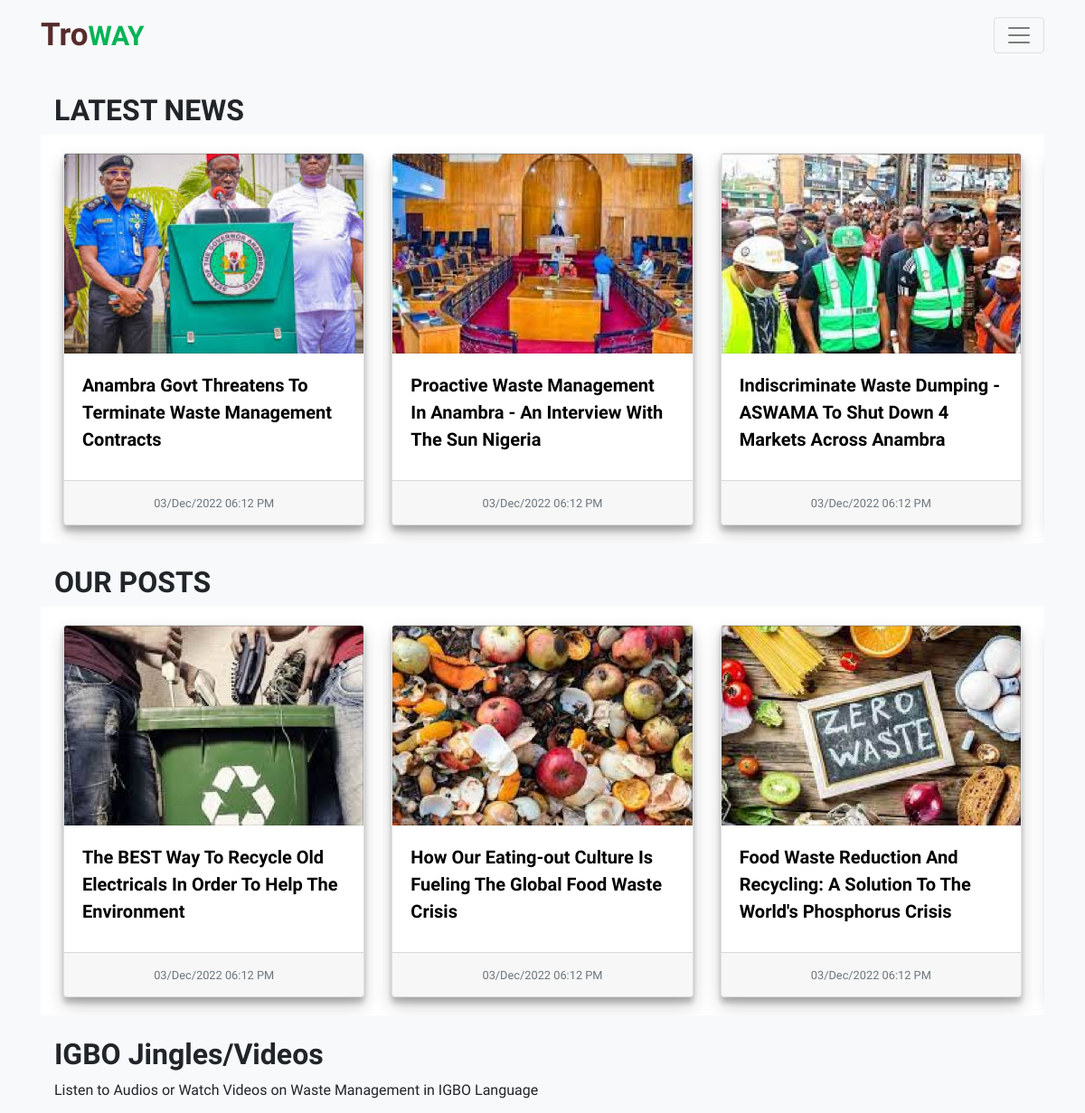
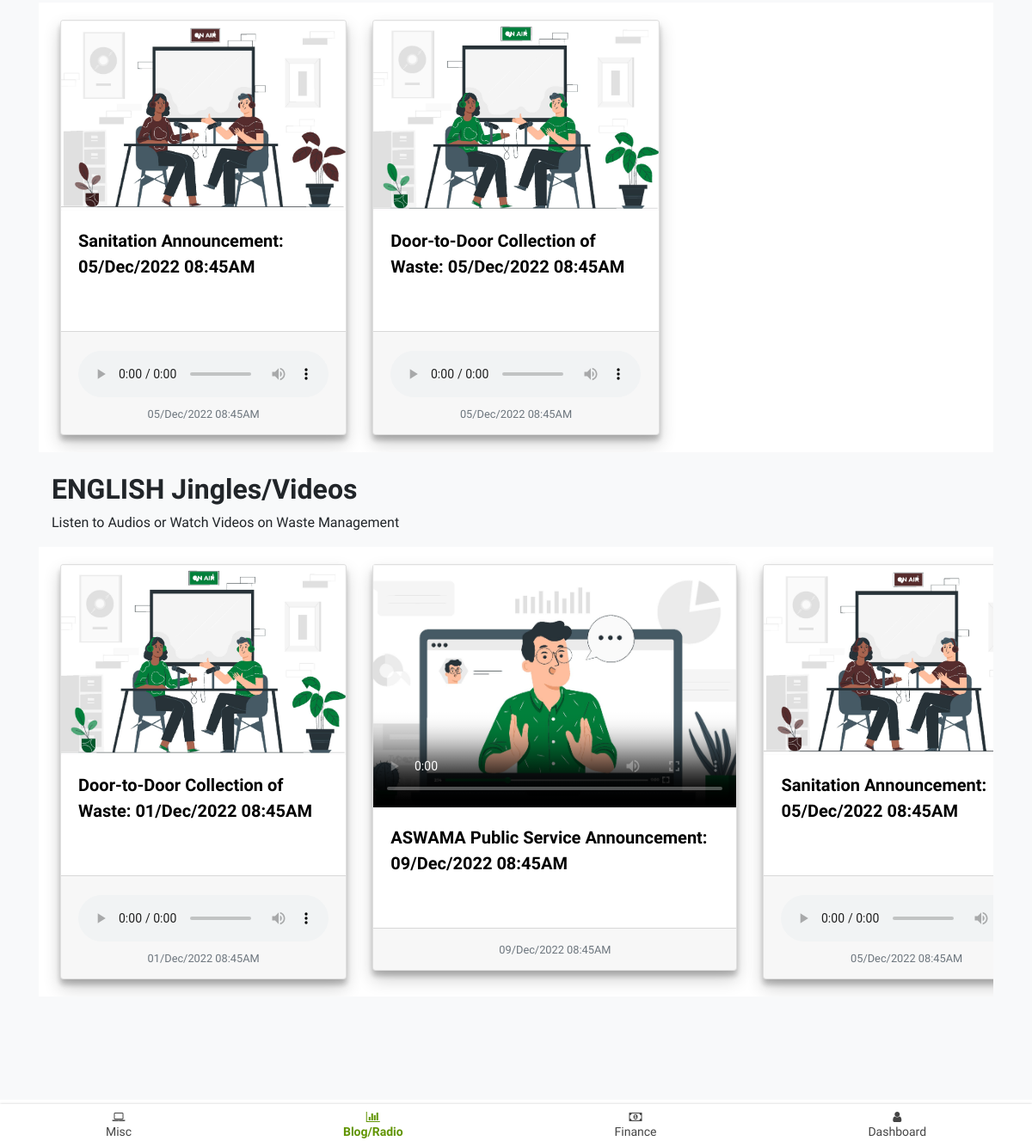
Screenshot of /blog.php with the database file from the repository (2 pictures, top to bottom).
### tables this page shows
CREATE TABLE `posts` (
  `id` int(11) NOT NULL,
  `title` varchar(200) NOT NULL,
  `content` longtext NOT NULL,
  `description` varchar(100) NOT NULL,
  `author_id` int(11) NOT NULL,
  `created_at` datetime NOT NULL DEFAULT current_timestamp(),
  `views` int(11) NOT NULL DEFAULT 0,
  `updated_at` datetime NOT NULL DEFAULT current_timestamp(),
  `image` varchar(100) NOT NULL,
  `categories_id_list` varchar(100) DEFAULT NULL,
  `subcategories_id_list` varchar(100) DEFAULT NULL,
  `tags` varchar(250) NOT NULL,
  `isPublished` tinyint(1) NOT NULL
);

### blog.php (the view, shortened to what this page needs)
<?php
	include 'includes/session.php';
?>
<!DOCTYPE html>
<html lang="en">
<head>
	<link rel="stylesheet" href="css/main.css">
	<link rel="stylesheet" href="plugins/bootstrap-4.0.0-dist/css/bootstrap.min.css">
	<link rel="stylesheet" href="plugins/font-awesome/css/font-awesome.min.css">
</head>
<body>
<?php
        $conn = $pdo->open();
        try{
			$stmt = $conn->prepare("SELECT * from posts WHERE isPublished = 1 AND categories_id_list = 1 order by created_at DESC LIMIT 8");
			$stmt->execute();
              $news_posts = $stmt->fetchAll();
          }
          catch(PDOException $e){
              echo "There was a problem while trying to obtain news posts: ".$e->getMessage();
          }
        try{
			$stmt = $conn->prepare("SELECT * from posts WHERE isPublished = 1 AND categories_id_list = 2 order by created_at DESC LIMIT 8");
			$stmt->execute();
			$blog_posts = $stmt->fetchAll();
		}
		catch(PDOException $e){
			echo "There was a problem while trying to obtain blog posts: ".$e->getMessage();
		}
?>
	<div class="wrapper bg-light">
		<?php include 'includes/navbar.php'; ?>
		<div class="content-wrapper">
			<div class="container">
					<section id="news-section">
					<div class="container" data-aos="fade-up">
						<h2><strong>LATEST NEWS</strong></h2>
						<div class="scroll-horizontal row  flex-nowrap ">
							<?php
								$news_posts = $_SESSION['news_posts'];
								foreach ($news_posts as $j) {
									echo
										'
											<div class="col-10 col-md-6 col-lg-4">
												<div class="card">
													<img class="card-img-top" src="images/posts/'.$j["image"].'.jpg" alt="Card image cap">
													<div class="card-body">
														<a href="./read?id='.$j["id"].'" class="card-title">'.ucwords($j["title"]).'</a>
													</div>
													<div class="card-footer">
													<small class="text-muted">'.date_format(date_create($j['updated_at']),'d/M/Y h:i A').'</small>
													</div>
												</div>
											</div>
										';
								}
							?>
						</div>
					</div>
				</section> <br/>
				<section id="blog-section">
					<div class="container" data-aos="fade-up">
						<h2><strong>OUR POSTS</strong></h2>
						<div class="scroll-horizontal row  flex-nowrap ">
							<?php
								$blog_posts = $_SESSION['blog_posts'];
								foreach ($blog_posts as $j) {
									echo
										'
										<div class="col-10 col-md-6 col-lg-4">
												<div class="card">
													<img class="card-img-top" src="images/posts/'.$j["image"].'.jpg" alt="Card image cap">
													<div class="card-body">
														<a href="./read?id='.$j["id"].'" class="card-title">'.ucwords($j["title"]).'</a>
													</div>
													<div class="card-footer">
													<small class="text-muted">'.date_format(date_create($j['updated_at']),'d/M/Y h:i A').'</small>
													</div>
												</div>
											</div>
										';
								}
							?>
						</div>
					</div>
				</section> <br/>
				<section id="igbo-radio-section">
					<div class="container" data-aos="fade-up">
						<h2><strong>IGBO Jingles/Videos</strong></h2>
						<p>Listen to Audios or Watch Videos on Waste Management in IGBO Language</p>
						<div class="scroll-horizontal row  flex-nowrap ">
							<div class="col-10 col-md-6 col-lg-4">
								<div class="card">
									<img class="card-img-top" src="images/podcast.jpg" alt="">
									<div class="card-body">
										<div class="card-title">Sanitation Announcement: 05/Dec/2022 08:45AM</div>
									</div>
									<div class="card-footer">
										<audio controls style="width: 100%; margin-top: 10px;">
											<source src="audios/sani_igbo2.mp3" type="audio/mp3">
										</audio>
										<small class="text-muted">05/Dec/2022 08:45AM</small>
									</div>
								</div>
							</div>
							<div class="col-10 col-md-6 col-lg-4">
								<div class="card">
									<img class="card-img-top " src="images/podcast2.jpg" alt="">
									<div class="card-body">
										<div class="card-title">Door-to-Door Collection of Waste: 05/Dec/2022 08:45AM</div>
									</div>
									<div class="card-footer">
										<audio controls style="width: 100%; margin-top: 10px;">
											<source src="audios/d2d_igbo.mp3" type="audio/mp3">
										</audio>
										<small class="text-muted">05/Dec/2022 08:45AM</small>
									</div>
								</div>
							</div>
						</div>
					</div>
				</section> <br/>
				<section id="english-radio-section">
					<div class="container" data-aos="fade-up">
						<h2><strong>ENGLISH Jingles/Videos</strong></h2>
						<p>Listen to Audios or Watch Videos on Waste Management</p>
						<div class="scroll-horizontal row  flex-nowrap ">
							<div class="col-10 col-md-6 col-lg-4">
								<div class="card">
									<img class="card-img-top " src="images/podcast2.jpg" alt="">
									<div class="card-body">
										<div class="card-title">Door-to-Door Collection of Waste: 01/Dec/2022 08:45AM</div>
									</div>
									<div class="card-footer">
										<audio controls style="width: 100%; margin-top: 10px;">
											<source src="audios/d2d_eng.mp3" type="audio/mp3">
										</audio>
										<small class="text-muted">01/Dec/2022 08:45AM</small>
									</div>
								</div>
							</div>
							<div class="col-12 col-md-7 col-lg-5">
								<div class="card">
									<video width="100%" controls  poster="images/video.jpg">
										<source src="videos/sani_eng.m4v" type="video/mp4">
									</video>
									<div class="card-body">
										<div class="card-title">ASWAMA Public Service Announcement: 09/Dec/2022 08:45AM</div>
									</div>
									<div class="card-footer">
										<small class="text-muted">09/Dec/2022 08:45AM</small>
									</div>
								</div>
							</div>
							<div class="col-10 col-md-6 col-lg-4">
								<div class="card">
									<img class="card-img-top" src="images/podcast.jpg" alt="">
									<div class="card-body">
										<div class="card-title">Sanitation Announcement: 05/Dec/2022 08:45AM</div>
									</div>
									<div class="card-footer">
										<audio controls style="width: 100%; margin-top: 10px;">
											<source src="audios/sani_eng2.mp3" type="audio/mp3">
										</audio>
										<small class="text-muted">05/Dec/2022 08:45AM</small>
									</div>
								</div>
							</div>
						</div>
					</div>
				</section> <br/> <br/> <br/> <br/> <br/>
			</div>
		</div>
	</div>
	<?php include 'bottom_nav/bottom_nav-blog.php'; ?>
</body>
</html>

### includes/navbar.php (shortened to what this page needs)
<header class="main-header sticky-top">
  <nav class="navbar navbar-light bg-light sticky-top">
    <div class="container">
        <a class="navbar-brand" href="./"><strong style="color: #562C2C; font-size: 35px;" >Tro</strong><strong style="color: rgb(0, 180, 85); font-size: 30px;">WAY</strong></a>
        <button class="navbar-toggler" type="button" data-toggle="collapse" data-target="#navbarSupportedContent" aria-controls="navbarSupportedContent" aria-expanded="false" aria-label="Toggle navigation">
          <span class="navbar-toggler-icon"></span>
        </button>
    </div>
  </nav>
</header>
<br/>

### bottom_nav/bottom_nav-blog.php (shortened to what this page needs)
<!DOCTYPE html>
<html lang="en">
<head>
    <link rel="stylesheet" href="../css/bottom_nav.css">
    <link rel="stylesheet" href="css/bottom_nav.css">
    <link rel="stylesheet" href="../css/main.css">
    <link rel="stylesheet" href="../plugins/font-awesome/css/font-awesome.min.css">
    <link rel="stylesheet" href="plugins/font-awesome/css/font-awesome.min.css">
</head>
<body>
    <nav class="navB">
        <a href="./" class="nav-linkB ">
            <i class="fa fa-laptop nav-iconB"></i>
            <span class="nav-textB">Misc</span>
        </a>
        <a href="blog" class="nav-linkB link-activeB">
            <i class="fa fa-bar-chart-o nav-iconB"></i>
            <span class="nav-textB">Blog/Radio</span>
        </a>
        <a href="finance" class="nav-linkB">
            <i class="fa fa-money nav-iconB"></i>
            <span class="nav-textB">Finance</span>
        </a>
        <a href="dashboard" class="nav-linkB">
            <i class="fa fa-user nav-iconB"></i>
            <span class="nav-textB">Dashboard</span>
        </a>
    </nav>
</body>
</html>

### css/main.css (style rules this page uses)
body { font-family: 'Titillium Web', sans-serif !important; }

### css/bottom_nav.css (style rules this page uses)
body { margin: 0 0 55px 0; }
.navB { position: fixed; bottom: 0px; width: 100%; height: 50px; box-shadow: 0 0 3px rgba(0,0,0,0.2); background-color: #fff; overflow-x: auto; overflow-y: hidden; display: flex; }
.nav-linkB { display: flex; flex-direction: column; align-items: center; justify-content: center; flex-grow: 1; min-width: 20px; overflow: hidden; white-space: nowrap; font-size: 14px; color: #444444; text-decoration: none; -webkit-tap-highlight-color: transparent; transition: background-color 0.1s ease-in-out; margin: 0px; }
.link-activeB { color: rgb(96, 148, 0); font-weight: bolder; }

### blog.php (style rules this page uses)
.scroll-horizontal { background-color: white; overflow: auto; overflow-y: hidden; padding: 20px 10px; }
.card-body { height: 140px; -webkit-mask-image: linear-gradient(180deg, #000 80%, transparent); }
.card { box-shadow: rgba(0, 0, 0, 0.19) 0px 10px 20px, rgba(0, 0, 0, 0.23) 0px 6px 6px; }
.card-title { color: black; text-decoration: none; font-weight: bold; font-size: 20px; }
.card-footer { color: rgb(0, 180, 85); justify-content: center; text-align: center; }

### rows the page displays
posts: image (picture), title "Anambra Govt Threatens To Terminate Waste Management Contracts", updated_at "03/Dec/2022 06:12 PM"
posts: image (picture), title "Proactive Waste Management In Anambra - An Interview With The Sun Nigeria", updated_at "03/Dec/2022 06:12 PM"
posts: image (picture), title "Indiscriminate Waste Dumping - ASWAMA To Shut Down 4 Markets Across Anambra", updated_at "03/Dec/2022 06:12 PM"
posts: image (picture), title "The BEST Way To Recycle Old Electricals In Order To Help The Environment", updated_at "03/Dec/2022 06:12 PM"
posts: image (picture), title "How Our Eating-out Culture Is Fueling The Global Food Waste Crisis", updated_at "03/Dec/2022 06:12 PM"
posts: image (picture), title "Food Waste Reduction And Recycling: A Solution To The World's Phosphorus Crisis", updated_at "03/Dec/2022 06:12 PM"
